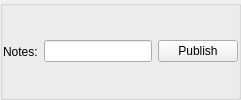
         <widget class="QGroupBox" name="notes_groupBox">
          <property name="enabled">
           <bool>true</bool>
          </property>
          <property name="sizePolicy">
           <sizepolicy hsizetype="Preferred" vsizetype="Maximum">
            <horstretch>0</horstretch>
            <verstretch>0</verstretch>
           </sizepolicy>
          </property>
          <property name="title">
           <string/>
          </property>
          <property name="flat">
           <bool>true</bool>
          </property>
          <layout class="QHBoxLayout" name="horizontalLayout_7">
           <property name="margin">
            <number>0</number>
           </property>
           <item>
            <widget class="QLabel" name="notes_label">
             <property name="text">
              <string>Notes:</string>
             </property>
            </widget>
           </item>
           <item>
            <widget class="QLineEdit" name="notes_textEdit">
             <property name="mandatoryField" stdset="0">
              <bool>false</bool>
             </property>
            </widget>
           </item>
           <item>
            <widget class="QPushButton" name="publish_pushButton">
             <property name="sizePolicy">
              <sizepolicy hsizetype="Maximum" vsizetype="Fixed">
               <horstretch>0</horstretch>
               <verstretch>0</verstretch>
              </sizepolicy>
             </property>
             <property name="text">
              <string>Publish</string>
             </property>
             <property name="default">
              <bool>false</bool>
             </property>
             <property name="flat">
              <bool>false</bool>
             </property>
            </widget>
           </item>
          </layout>
         </widget>
